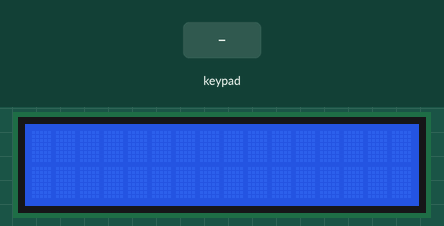
The sketch below on a simulated Arduino Uno, built with avr-gcc and run on an emulated ATmega328P. Shown: 16×2 character LCD. Inputs (shaded band) come from the test bench.

Above: at 1.2 s.
1.3 s: keypad keys * 1 2 4 # pressed 0.4 s apart
At 4.7 s:
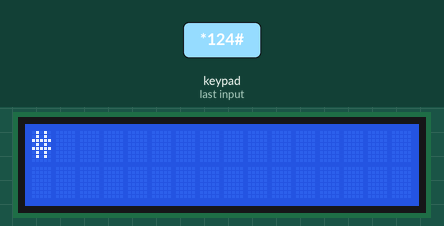
5.0 s: key '4' pressed
At 5.3 s:
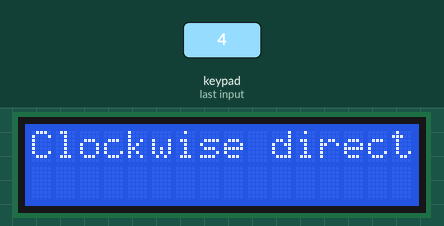
6.5 s: key '5' pressed
At 8.5 s:
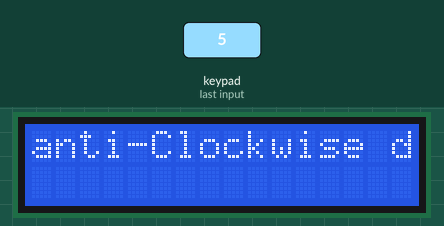
Timing chart, 0 to 10.0 s (numbered marks = the images above; inputs shaded):
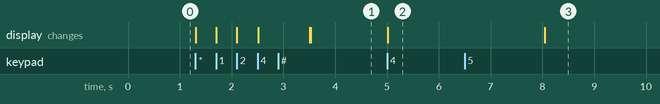

Measured:
- after the input at 1.3 s, the display: first changes at once (image 1 shows a later state)
- after the input at 5.0 s, the display: changes at once (image 2)
- after the input at 6.5 s, the display: changes after 1.5 s (image 3)

The sketch:

Password_conditional_motor.ino
```cpp
/* @file CustomKeypad.pde
|| @version 1.0
|| @author Alexander Brevig
|| @contact alexanderbrevig@gmail.com
||
|| @description
|| | Demonstrates changing the keypad size and key values.
|| #
*/
#include <Keypad.h>
#include <LiquidCrystal.h>

LiquidCrystal lcd(13, 12, 11, 10, 9, 8);
const byte ROWS = 4; //four rows
const byte COLS = 3; //four columns
//define the cymbols on the buttons of the keypads
char hexaKeys[ROWS][COLS] = {
  {'1','2','3'},
  {'4','5','6'},
  {'7','8','9'},
  {'*','0','#'}
};
byte rowPins[ROWS] = {2, 3, 4, 5}; //connect to the row pinouts of the keypad
byte colPins[COLS] = {6, 7, 8}; //connect to the column pinouts of the keypad
String password="*124";
int currentposition=0;
bool flag=0;

//initialize an instance of class NewKeypad
Keypad customKeypad = Keypad( makeKeymap(hexaKeys), rowPins, colPins, ROWS, COLS);

void setup(){
  Serial.begin(9600);
  lcd.begin(16, 2);
  lcd.clear();
  lcd.print("Loading/Initializing");
  lcd.clear();
  lcd.setCursor(0, 0);
}

void loop(){
  int l ;
  String check="";
  char customKey = customKeypad.getKey();
  if (customKey){
    lcd.print(customKey);
    currentposition++;
    if(customKey==password[currentposition-1] && currentposition==4 && flag==0)
    {
      flag=1;
      lcd.clear();
      lcd.setCursor(0, 0);
      lcd.print("Welcome!");
      delay(1000);
      lcd.clear();
      lcd.setCursor(0, 0);
      currentposition=0;
      customKey='0';
    }
    if(flag==1)
    {
      int LeftMotorForward=7;
      int LeftMotorReverse=6;
      pinMode(LeftMotorForward, OUTPUT);
      pinMode(LeftMotorReverse, OUTPUT);
      if (customKey=='4'){
        lcd.clear();
        lcd.setCursor(0, 0);
        lcd.print("Clockwise direction");
        //Reverse
        digitalWrite(LeftMotorForward, HIGH);
        digitalWrite(LeftMotorReverse, LOW);
        delay(3000);
        customKey='0';
      }
      if(customKey=='5')
      {
        lcd.clear();
        lcd.setCursor(0, 0);
        lcd.print("anti-Clockwise direction");
        //Reverse
        digitalWrite(LeftMotorReverse, HIGH);
        digitalWrite(LeftMotorForward, LOW);
        delay(3000);
        customKey='0';
      }
      if(customKey=='6')
      {
        //STOP
        digitalWrite(LeftMotorReverse, LOW);
        digitalWrite(LeftMotorForward, LOW);
        delay(3000);
        customKey='0';
      }
      currentposition=0;
    }
    else if(customKey!=password[currentposition-1] && flag==0)
    {
      lcd.clear();
      lcd.setCursor(0, 0);
      lcd.print("Incorrect Password");
      delay(2000);
      lcd.clear();
      lcd.setCursor(0, 0);
      currentposition=0;
    }
  }
}

void motor()
{
  int LeftMotorForward=7;
  int LeftMotorReverse=6;
  pinMode(LeftMotorForward, OUTPUT);
  pinMode(LeftMotorReverse, OUTPUT);
  while(true)
  {
    lcd.print("Clockwise direction");
    lcd.clear();
  char customKey = customKeypad.getKey();
  if (customKey=="4"){
      lcd.clear();
      lcd.setCursor(0, 0);
      lcd.print("Clockwise direction");
      delay(3000);
      //Reverse
      digitalWrite(LeftMotorForward, HIGH);
      digitalWrite(LeftMotorReverse, LOW);
      delay(3000);
    }
    if(customKey=="5")
    {
      lcd.clear();
      lcd.setCursor(0, 0);
      lcd.print("anti-Clockwise direction");
      //Reverse
      digitalWrite(LeftMotorReverse, HIGH);
      digitalWrite(LeftMotorForward, LOW);
      delay(3000);
    }
    if(customKey=="6")
    {
      //STOP
      digitalWrite(LeftMotorReverse, LOW);
      digitalWrite(LeftMotorForward, LOW);
      delay(3000);
    }
  }
}
```
